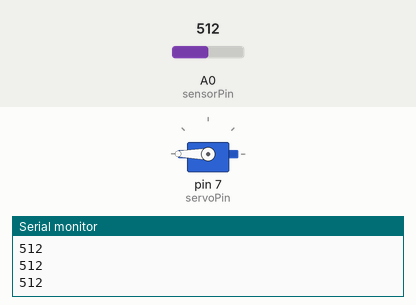
This sketch was run on a simulated Arduino Uno, built with avr-gcc and run on an emulated ATmega328P. Shown: servo, the last lines printed to the serial monitor. Inputs (shaded band) come from the test bench; at power-on: A0 (sensorPin) = 512.

Above: at 1.2 s.
1.3 s: A0 (sensorPin) set to 86
2.8 s: A0 (sensorPin) set to 71
At 4.0 s:
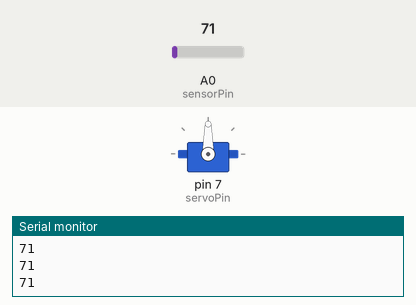
4.3 s: A0 (sensorPin) set to 90
At 5.3 s:
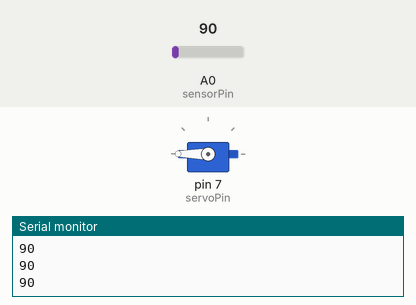
5.8 s: A0 (sensorPin) set to 70
At 6.5 s:
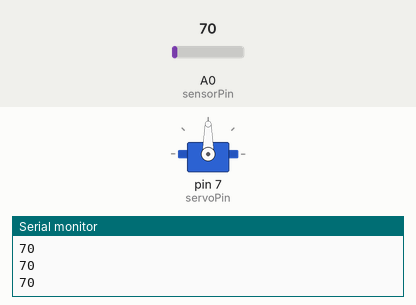
Timing chart, 0 to 8.3 s (numbered marks = the images above; inputs shaded):
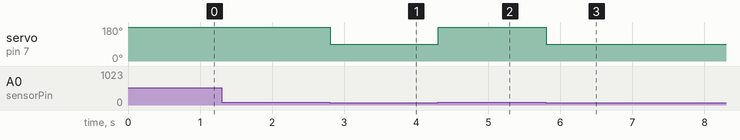

Measured:
- the behaviour switches between 80 and 79 on A0 (sensorPin) (found by bisection; images 0 and 1)
- after the input at 2.8 s, servo on pin 7 (servoPin): 180° → 90° at once
- after the input at 4.3 s, servo on pin 7 (servoPin): 90° → 180° at once
- after the input at 5.8 s, servo on pin 7 (servoPin): 180° → 90° at once

The sketch:

sense_and_move.ino
```cpp
/*sense_and_move
Simplest deployment of single paddle moving if it detecs an object from a sensor*/

//---------------------------------------------------------------Initializations---------------------------------------------------------------
#include <Servo.h>

Servo myservo;  // create servo object to control a servo
                // twelve servo objects can be created on most boards

int pos = 0;            // variable to store the servo position
int sensorPin = A0;     // sensor 1
int servoPin = 7;       // servo 1
int sensorValue = 0;    // variable to store the value coming from the sensor

//---------------------------------------------------------------Functions---------------------------------------------------------------

void setup()
{
  myservo.attach(servoPin);  // attaches the servo on pin 9 to the servo object
  Serial.begin(9600);
}

void loop()
{
  sensorValue = analogRead(sensorPin); //read sensor value
  Serial.println(sensorValue); //print value for debugging
  if(sensorValue < 80){ //80 is ballpark value for when an object is reliably detected
    myservo.write(90);
  }
  else{
    myservo.write(180); //180 is default
  }
}
```
